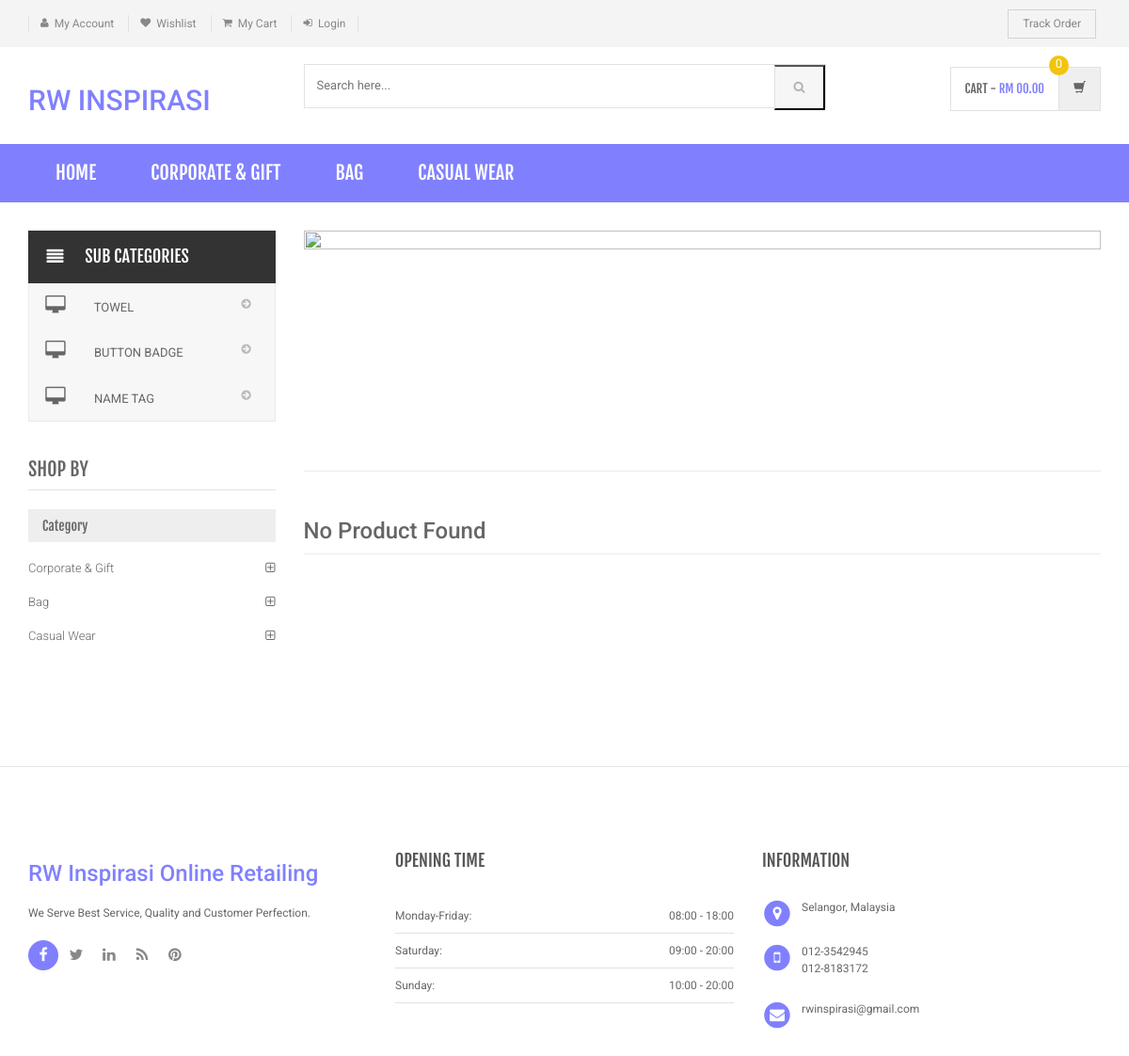
Screenshot of /category.php?cid=7 with the database file from the repository.
### tables this page shows
CREATE TABLE `category` (
  `id` int(11) NOT NULL,
  `categoryName` varchar(255) DEFAULT NULL,
  `categoryDescription` longtext,
  `creationDate` timestamp NOT NULL DEFAULT CURRENT_TIMESTAMP,
  `updationDate` varchar(255) DEFAULT NULL
);

CREATE TABLE `subcategory` (
  `id` int(11) NOT NULL,
  `categoryid` int(11) DEFAULT NULL,
  `subcategory` varchar(255) DEFAULT NULL,
  `creationDate` timestamp NULL DEFAULT CURRENT_TIMESTAMP,
  `updationDate` varchar(255) DEFAULT NULL
);

### category.php (the view, shortened to what this page needs)
<?php
include('includes/config.php');
$cid=intval($_GET['cid']);
?>
<!DOCTYPE html>
<html lang="en">
	<head>
	    <link rel="stylesheet" href="assets/css/bootstrap.min.css">
	    <link rel="stylesheet" href="assets/css/main.css">
	    <link rel="stylesheet" href="assets/css/green.css">
	    <link rel="stylesheet" href="assets/css/owl.carousel.css">
		<link rel="stylesheet" href="assets/css/owl.transitions.css">
		<link href="assets/css/lightbox.css" rel="stylesheet">
		<link rel="stylesheet" href="assets/css/animate.min.css">
		<link rel="stylesheet" href="assets/css/rateit.css">
		<link rel="stylesheet" href="assets/css/bootstrap-select.min.css">
		<link rel="stylesheet" href="assets/css/config.css">
		<link href="assets/css/green.css" rel="alternate stylesheet" title="Green color">
		<link href="assets/css/blue.css" rel="alternate stylesheet" title="Blue color">
		<link href="assets/css/red.css" rel="alternate stylesheet" title="Red color">
		<link href="assets/css/orange.css" rel="alternate stylesheet" title="Orange color">
		<link href="assets/css/dark-green.css" rel="alternate stylesheet" title="Darkgreen color">
		<link rel="stylesheet" href="assets/css/font-awesome.min.css">
	</head>
    <body class="cnt-home">
<header class="header-style-1">
<?php include('includes/top-header.php');?>
<?php include('includes/main-header.php');?>
<?php include('includes/menu-bar.php');?>
</header>
<div class="body-content outer-top-xs">
	<div class='container'>
		<div class='row outer-bottom-sm'>
			<div class='col-md-3 sidebar'>
<div class="side-menu animate-dropdown outer-bottom-xs">
<div class="side-menu animate-dropdown outer-bottom-xs">
    <div class="head"><i class="icon fa fa-align-justify fa-fw"></i>Sub Categories</div>
    <nav class="yamm megamenu-horizontal" role="navigation">
        <ul class="nav">
            <li class="dropdown menu-item">
              <?php $sql=mysqli_query($con,"select id,subcategory  from subcategory where categoryid='$cid'");
while($row=mysqli_fetch_array($sql))
{
    ?>
                <a href="sub-category.php?scid=<?php echo $row['id'];?>" class="dropdown-toggle"><i class="icon fa fa-desktop fa-fw"></i>
                <?php echo $row['subcategory'];?></a>
                <?php }?>
</li>
</ul>
    </nav>
</div>
</div>
	            <div class="sidebar-module-container">
	            	<h3 class="section-title">shop by</h3>
	            	<div class="sidebar-filter">
<div class="sidebar-widget wow fadeInUp outer-bottom-xs ">
	<div class="widget-header m-t-20">
		<h4 class="widget-title">Category</h4>
	</div>
	<div class="sidebar-widget-body m-t-10">
	         <?php $sql=mysqli_query($con,"select id,categoryName  from category");
while($row=mysqli_fetch_array($sql))
{
    ?>
		<div class="accordion">
	    	<div class="accordion-group">
	            <div class="accordion-heading">
	                <a href="category.php?cid=<?php echo $row['id'];?>"  class="accordion-toggle collapsed">
	                   <?php echo $row['categoryName'];?>
	                </a>
	            </div>
	        </div>
	    </div>
	    <?php } ?>
	</div>
</div>
	            	</div>
	            </div>
            </div>
			<div class='col-md-9'>
	<div id="category" class="category-carousel hidden-xs">
		<div class="item">
			<div class="image">
				<img src="assets/images/banners/cat-banner-1.png" alt="" class="img-responsive">
			</div>
			<div class="container-fluid">
				<div class="caption vertical-top text-left">
					<div class="big-text">
						<br />
					</div>
					       <?php $sql=mysqli_query($con,"select categoryName  from category where id='$cid'");
while($row=mysqli_fetch_array($sql))
{
    ?>
					<div class="excerpt hidden-sm hidden-md">
					</div>
			<?php } ?>
				</div>
			</div>
		</div>
</div>
				<div class="search-result-container">
					<div id="myTabContent" class="tab-content">
						<div class="tab-pane active " id="grid-container">
							<div class="category-product  inner-top-vs">
								<div class="row">
			<?php
$ret=mysqli_query($con,"select * from products where category='$cid'");
$num=mysqli_num_rows($ret);
if($num>0)
{
while ($row=mysqli_fetch_array($ret))
{?>
		<div class="col-sm-6 col-md-4 wow fadeInUp">
			<div class="products">
	<div class="product">
		<div class="product-image">
			<div class="image">
				<a href="product-details.php?pid=<?php echo htmlentities($row['id']);?>"><img  src="assets/images/blank.gif" data-echo="admin/productimages/<?php echo htmlentities($row['id']);?>/<?php echo htmlentities($row['productImage1']);?>" alt="" width="200" height="300"></a>
			</div>
		</div>
		<div class="product-info text-left">
			<h3 class="name"><a href="product-details.php?pid=<?php echo htmlentities($row['id']);?>"><?php echo htmlentities($row['productName']);?></a></h3>
			<div class="rating rateit-small"></div>
			<div class="description"></div>
			<div class="product-price">
				<span class="price">
					RM<?php echo htmlentities($row['productPrice']);?>			</span>
										     <span class="price-before-discount">RM<?php echo htmlentities($row['productPriceBeforeDiscount']);?></span>
			</div>
		</div>
					<div class="cart clearfix animate-effect">
				<div class="action">
					<ul class="list-unstyled">
						<li class="add-cart-button btn-group">
								<?php if($row['productAvailability']=='In Stock'){?>
										<button class="btn btn-primary icon" data-toggle="dropdown" type="button">
								<i class="fa fa-shopping-cart"></i>
							</button>
							<a href="category.php?page=product&action=add&id=<?php echo $row['id']; ?>">
							<button class="btn btn-primary" type="button">Add to cart</button></a>
								<?php } else {?>
							<div class="action" style="color:red">Out of Stock</div>
					<?php } ?>
						</li>
		                <li class="lnk wishlist">
							<a class="add-to-cart" href="category.php?pid=<?php echo htmlentities($row['id'])?>&&action=wishlist" title="Wishlist">
								 <i class="icon fa fa-heart"></i>
							</a>
						</li>
					</ul>
				</div>
			</div>
			</div>
			</div>
		</div>
	  <?php } } else {?>
		<div class="col-sm-6 col-md-4 wow fadeInUp"> <h3>No Product Found</h3>
		</div>
<?php } ?>
										</div>
							</div>
						</div>
				</div>
			</div>
		</div></div>
		<?php include('includes/brands-slider.php');?>
<?php include('includes/footer.php');?>
</body>
</html>

### includes/menu-bar.php (shortened to what this page needs)
<div class="header-nav animate-dropdown">
    <div class="container">
        <div class="yamm navbar navbar-default" role="navigation">
            <div class="nav-bg-class">
                <div class="navbar-collapse collapse" id="mc-horizontal-menu-collapse">
	<div class="nav-outer">
		<ul class="nav navbar-nav">
			<li class="active dropdown yamm-fw">
				<a href="index.php" data-hover="dropdown" class="dropdown-toggle">Home</a>
			</li>
              <?php $sql=mysqli_query($con,"select id,categoryName  from category limit 6");
while($row=mysqli_fetch_array($sql))
{
    ?>
			<li class="dropdown yamm">
				<a href="category.php?cid=<?php echo $row['id'];?>"> <?php echo $row['categoryName'];?></a>
			</li>
			<?php } ?>
		</ul>
		<div class="clearfix"></div>
	</div>
</div>
            </div>
        </div>
    </div>
</div>

### assets/css/green.css (style rules this page uses)
a { color: #8080ff; }
.header-style-1 .header-nav { background: #8080ff; }
.cnt-home .header-style-1 .header-nav .navbar .navbar-nav > li.active { background: #8080ff; }
.sidebar .sidebar-module-container .sidebar-widget .sidebar-widget-body .accordion .accordion-group .accordion-heading .accordion-toggle, .sidebar .sidebar-module-container .sidebar-widget .sidebar-widget-body .accordion .accordion-group .accordion-heading .accordion-toggle:hover, .sidebar .sidebar-module-container .sidebar-widget .sidebar-widget-body .accordion .accordion-group .accordion-heading .accordion-toggle:focus, .sidebar .sidebar-module-container .sidebar-widget .sidebar-widget-body .accordion .accordion-group .accordion-heading .accordion-toggle:after { color: #8080ff; }

### assets/css/lightbox.css (style rules this page uses)
body:after { content: url(../images/close.png) url(../images/loading.gif) url(../images/prev.png) url(../images/next.png); display: none; }

### assets/css/blue.css (style rules this page uses)
a { color: #3498db; }
.header-style-1 .header-nav { background: #3498db; }
.cnt-home .header-style-1 .header-nav .navbar .navbar-nav > li.active { background: #1d6ca1; }
.sidebar .sidebar-module-container .sidebar-widget .sidebar-widget-body .accordion .accordion-group .accordion-heading .accordion-toggle, .sidebar .sidebar-module-container .sidebar-widget .sidebar-widget-body .accordion .accordion-group .accordion-heading .accordion-toggle:hover, .sidebar .sidebar-module-container .sidebar-widget .sidebar-widget-body .accordion .accordion-group .accordion-heading .accordion-toggle:focus, .sidebar .sidebar-module-container .sidebar-widget .sidebar-widget-body .accordion .accordion-group .accordion-heading .accordion-toggle:after { color: #3498db; }

### assets/css/red.css (style rules this page uses)
a { color: #ff6c6c; }
.header-style-1 .header-nav { background: #ff6c6c; }
.cnt-home .header-style-1 .header-nav .navbar .navbar-nav > li.active { background: #ff1a1a; }
.sidebar .sidebar-module-container .sidebar-widget .sidebar-widget-body .accordion .accordion-group .accordion-heading .accordion-toggle, .sidebar .sidebar-module-container .sidebar-widget .sidebar-widget-body .accordion .accordion-group .accordion-heading .accordion-toggle:hover, .sidebar .sidebar-module-container .sidebar-widget .sidebar-widget-body .accordion .accordion-group .accordion-heading .accordion-toggle:focus, .sidebar .sidebar-module-container .sidebar-widget .sidebar-widget-body .accordion .accordion-group .accordion-heading .accordion-toggle:after { color: #ff6c6c; }

### assets/css/orange.css (style rules this page uses)
a { color: #f39c12; }
.header-style-1 .header-nav { background: #f39c12; }
.cnt-home .header-style-1 .header-nav .navbar .navbar-nav > li.active { background: #ab6c09; }
.sidebar .sidebar-module-container .sidebar-widget .sidebar-widget-body .accordion .accordion-group .accordion-heading .accordion-toggle, .sidebar .sidebar-module-container .sidebar-widget .sidebar-widget-body .accordion .accordion-group .accordion-heading .accordion-toggle:hover, .sidebar .sidebar-module-container .sidebar-widget .sidebar-widget-body .accordion .accordion-group .accordion-heading .accordion-toggle:focus, .sidebar .sidebar-module-container .sidebar-widget .sidebar-widget-body .accordion .accordion-group .accordion-heading .accordion-toggle:after { color: #f39c12; }

### assets/css/dark-green.css (style rules this page uses)
a { color: #12cca7; }
.header-style-1 .header-nav { background: #12cca7; }
.cnt-home .header-style-1 .header-nav .navbar .navbar-nav > li.active { background: #0b816a; }
.sidebar .sidebar-module-container .sidebar-widget .sidebar-widget-body .accordion .accordion-group .accordion-heading .accordion-toggle, .sidebar .sidebar-module-container .sidebar-widget .sidebar-widget-body .accordion .accordion-group .accordion-heading .accordion-toggle:hover, .sidebar .sidebar-module-container .sidebar-widget .sidebar-widget-body .accordion .accordion-group .accordion-heading .accordion-toggle:focus, .sidebar .sidebar-module-container .sidebar-widget .sidebar-widget-body .accordion .accordion-group .accordion-heading .accordion-toggle:after { color: #12cca7; }

### rows the page displays
category: categoryName "CORPORATE & GIFT", categoryName "Corporate & Gift"
category: categoryName "BAG", categoryName "Bag"
category: categoryName "CASUAL WEAR", categoryName "Casual Wear"
subcategory: subcategory "TOWEL"
subcategory: subcategory "BUTTON BADGE"
subcategory: subcategory "NAME TAG"
